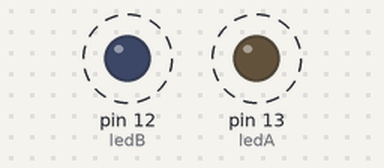
Recording of a sketch running on a simulated Arduino Uno, built with avr-gcc and run on an emulated ATmega328P. Shown: output pins drawn as LEDs (lit = HIGH). Dashed ring = blinking.

Above: at 0.2 s.
Timing chart, 0 to 4.6 s (numbered marks = the images above):
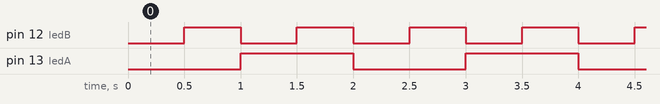

Measured:
- by itself, pin 12 (ledB): alternates HIGH for 0.50 s and LOW for 0.50 s
- by itself, pin 13 (ledA): alternates HIGH for 1.0 s and LOW for 1.0 s

The sketch:

BlinkWithoutDelay_3_funzione.ino
```cpp
/* Blink without Delay: Refactoring

 Blink con funzione

 Soluzione: Provare a isolare il codice per accendere ogni singolo led in una funzione:

    - Quali variabili determinano il comportamento del LED?
    - Come cambiano durante il corso dello script?
    - Sono globali o locali?

Variabili: http://www.maffucci.it/2011/12/15/appunti-di-programmazione-su-arduino-variabili/

 */

/////////////
// First LED
const int ledA =  13;       // the number of the LED pin
int ledStateA = LOW;        // ledState used to set the LED
long previousMillisA = 0;   // will store last time LED was updated
long intervalA = 1000;      // interval at which to blink (milliseconds)
void lightLedA () ;

//////////////
//  Second LED
// Ora con meno variabili globali utilizzando static (vedi corpo della funzione)
const int ledB = 12; //Secondo LED
long previousMillisB = 0;    // will store last time LED was updated
                             // interval at which to blink (milliseconds)
void lightLedB () ;


void setup() {
  // set the digital pin as output:
  pinMode(ledA, OUTPUT);
  pinMode(ledB, OUTPUT);
}

void loop()
{
  lightLedA();
  lightLedB();
}


// Funzioni:

void lightLedA () {
  if (millis() - previousMillisA >=  intervalA) {
    // save the last time you blinked the LED
    previousMillisA += intervalA;

    // if the LED is off turn it on and vice-versa:
      ledStateA = !ledStateA ;
    // set the LED with the ledState of the variable:
    digitalWrite(ledA, ledStateA);
  }

}

void lightLedB () {
  long intervalB = 500;
   static int ledStateB ;  // https://www.arduino.cc/en/Reference/Static
  if (millis() - previousMillisB >= intervalB) {
    // save the last time you blinked the LED
    previousMillisB += intervalB ;

    // if the LED is off turn it on and vice-versa:
      ledStateB = !ledStateB;
    // set the LED with the ledState of the variable:
    digitalWrite(ledB, ledStateB);
  }
}


/* Domande
 1. Modificare le funzioni in modo che accettino come parametro
 l'intervallo di lampeggio.

 */
```
